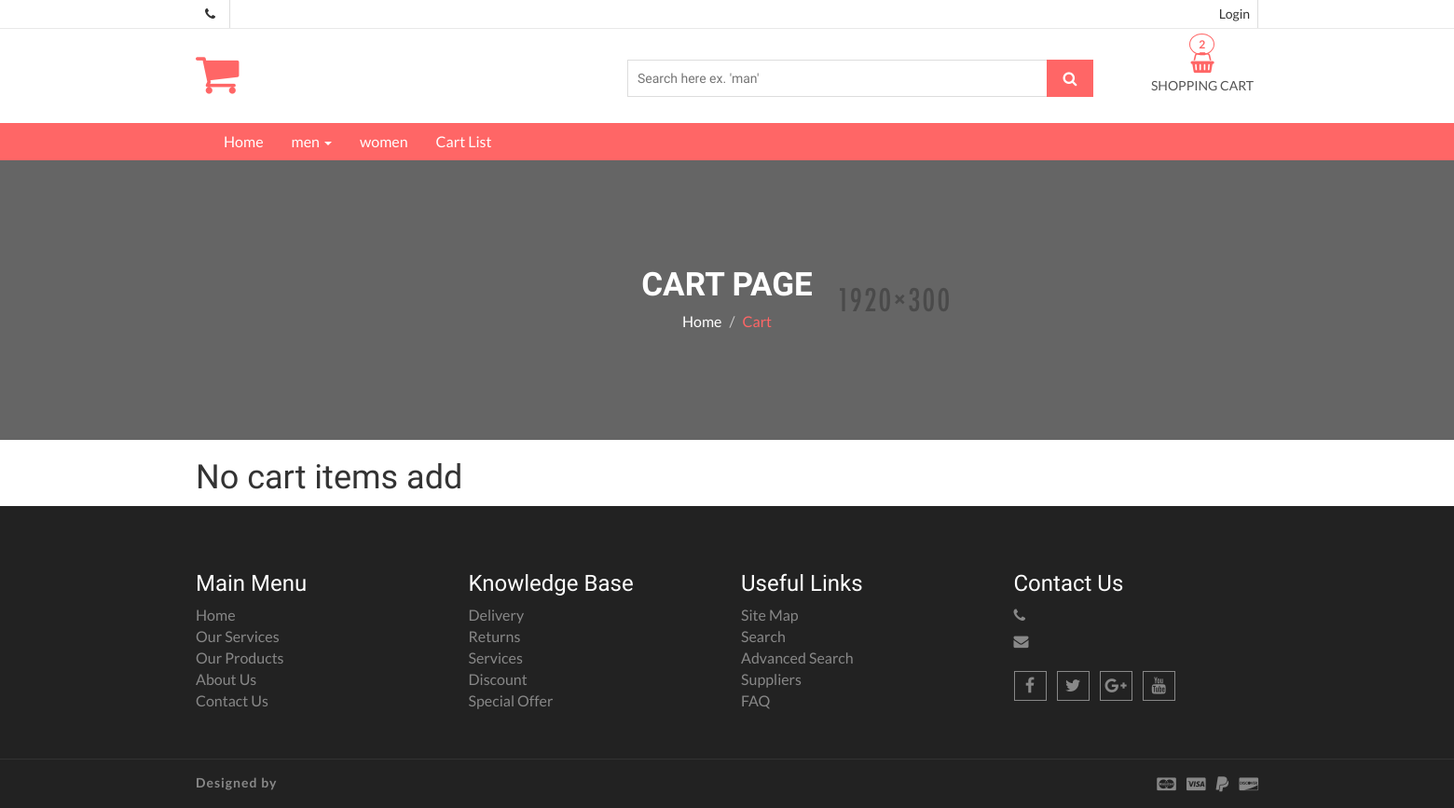
Page /cart-list on the earlier database version.
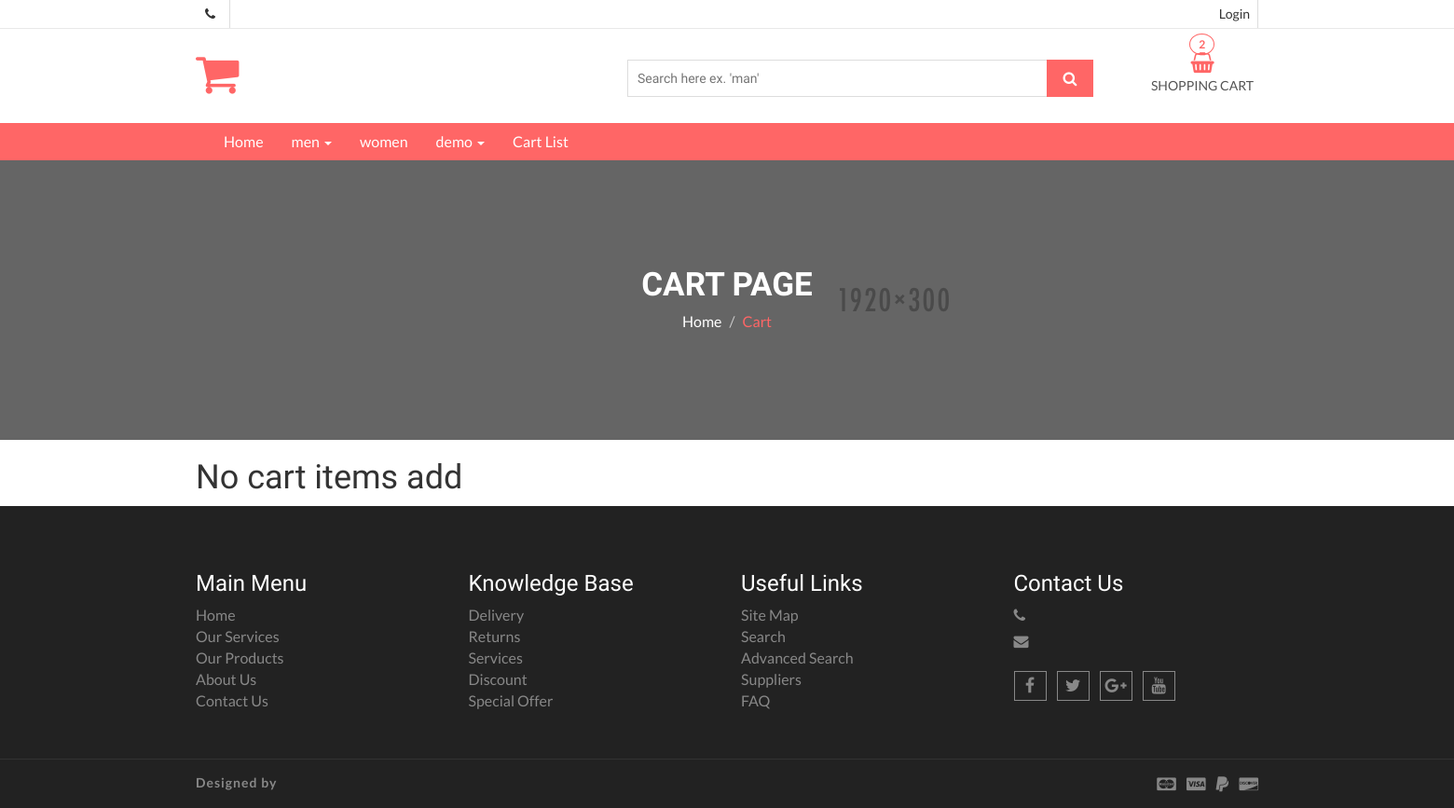
Same page on the later database version.
### ecommerce/models.py (models this page shows, shortened)
class Category(models.Model):
    category_name = models.CharField(max_length=255, unique=True)

### ecommerce/views.py (the view)
# urls.py: path('cart-list', views.cart_list, name='cart-list'),
def cart_list(request):
    product_unique_cart_id = request.session.get('product_unique_cart_key')
    if product_unique_cart_id:
        data = UniqueCart.objects.get(id=product_unique_cart_id)
    else:
        data = None
    content = {
        'allCartData': data
    }
    return render(request, 'pages/product/cat-list.html', content)

### ecommerce/general.py (called while the page is built)
def send_setting_data(request):
    content = {
        'settingData': Setting.objects.last(),
        'categoryData': Category.objects.all()
    }
    return content

def make_title(request):
    content = {
        'title': 'My-Project'
    }
    return content

### templates/pages/product/cat-list.html (shortened to what the changed rows need)
{% extends 'master/master.html' %}
{% block content %}
    <section id="aa-catg-head-banner">
        <div class="aa-catg-head-banner-area">
            <div class="container">
                <div class="aa-catg-head-banner-content">
                    <h2>Cart Page</h2>
                </div>
            </div>
        </div>
    </section>
    <section id="cart-view">
        <div class="container">
            <div class="row">
                {% if allCartData.cartproduct_set.all %}
                    <div class="col-md-12">
                        <div class="cart-view-area">
                            <div class="cart-view-table">
                                <form action="">
                                    <div class="table-responsive">
                                        <table class="table">
                                            <thead>
                                            <tr>
                                                <th>S.n</th>
                                                <th>Product</th>
                                                <th>Image</th>
                                                <th>Price</th>
                                                <th>Quantity</th>
                                                <th>Sub Total</th>
                                                <th>Action</th>
                                            </tr>
                                            </thead>
                                            <tbody>
                                            {% for cart in allCartData.cartproduct_set.all %}
                                                <tr>
                                                    <td>
                                                        {{ forloop.counter }}
                                                    </td>
                                                    <td>
                                                        {{ cart.product.product_name }}
                                                    </td>
                                                    <td>
                                                        <img src="{{ cart.product.product_image.url }}" width="30"
                                                             alt="">
                                                    </td>
                                                    <td>{{ cart.rate }}</td>
                                                    <td>{{ cart.quantity }}</td>
                                                    <td>{{ cart.sub_total }}</td>
                                                    <td>
                                                        <a href="{% url 'increment-quantity' cart.id %}"
                                                           class="btn btn-success">+</a>
                                                        <a href="{% url 'decrement-quantity' cart.id %}"
                                                           class="btn btn-warning">-</a>
                                                        <a href="{% url 'delete-quantity' cart.id %}"
                                                           class="btn btn-danger">x</a>
                                                    </td>
                                                </tr>
                                            {% endfor %}
                                            </tbody>
                                            {% if allCartData.cartproduct_set.all %}
                                                <tfoot>
                                                <tr>
                                                    <td colspan="7">
                                                        <a href="{% url 'clear-cart' %}" class="btn btn-danger">Clear
                                                            Cart</a></td>
                                                </tr>
                                                </tfoot>
                                            {% endif %}
                                        </table>
                                    </div>
                                </form>
                                <div class="cart-view-total">
                                    <h4>Cart Totals</h4>
                                    <table class="aa-totals-table">
                                        <tbody>
                                        <tr>
                                            <th>Total</th>
                                            <td>{{ allCartData.total }}</td>
                                        </tr>
                                        </tbody>
                                    </table>
                                    <a href="{% url 'checkout' %}" class="aa-cart-view-btn">Proced to Checkout</a>
                                </div>
                            </div>
                        </div>
                    </div>
                {% else %}
                    <div class="col-md-12">
                        <h1>No cart items add</h1>
                    </div>
                {% endif %}
            </div>
        </div>
    </section>
{% endblock %}

### templates/layouts/menu.html (shortened to what this page needs)
<section id="menu">
    <div class="container">
        <div class="menu-area">
            <div class="navbar navbar-default" role="navigation">
                <div class="navbar-collapse collapse">
                    <ul class="nav navbar-nav">
                        <li><a href="{% url 'index' %}">Home</a></li>
                        {% for category in categoryData %}
                            {% if category.product_set.all %}
                                <li><a href="#">{{ category.category_name }} <span class="caret"></span></a>
                                </li>
                            {% else %}
                                <li><a href="">{{ category.category_name }}</a></li>
                            {% endif %}
                        {% endfor %}
                        <li><a href="{% url 'cart-list' %}">Cart List</a></li>
                    </ul>
                </div>
            </div>
        </div>
    </div>
</section>

Differences in the rows shown:
added Category: category_name "demo"
